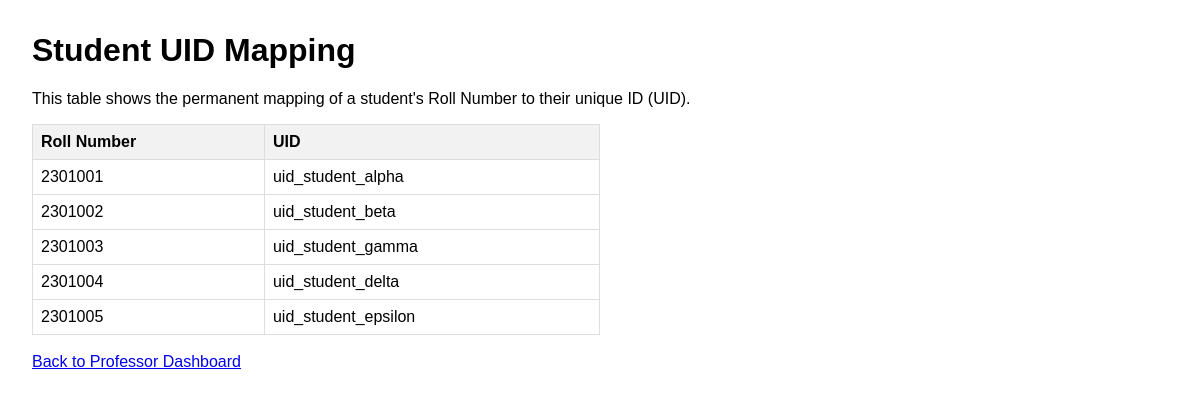
The page /working-table on the database as committed earlier.
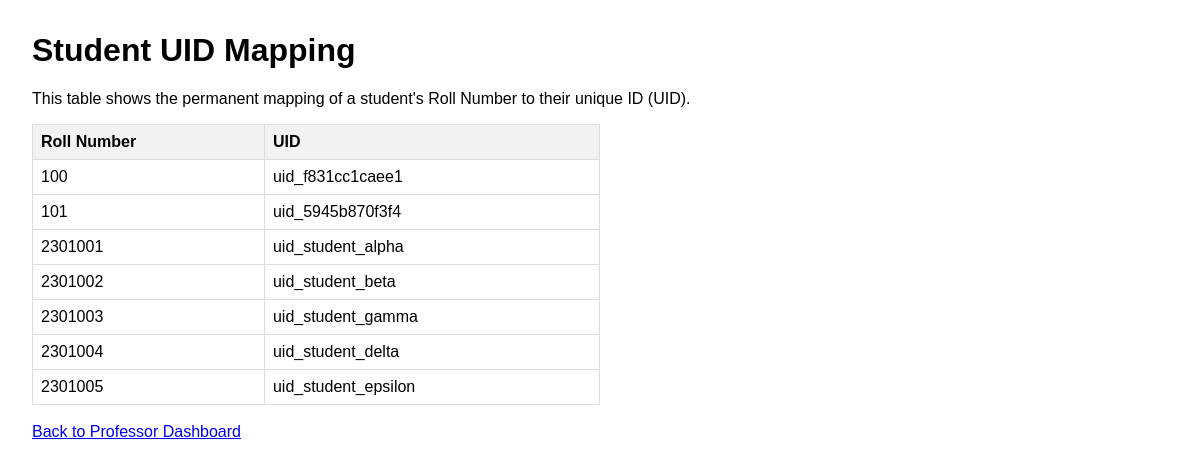
The same page on the database as committed later.
### tables this page shows
CREATE TABLE working_table (
        roll_no TEXT PRIMARY KEY,
        uid TEXT NOT NULL UNIQUE,
        device_token_hash TEXT 
    );

### app/routes.py (the view)
@bp.route('/working-table')
def working_table_page():
    student_data = services.get_working_table_data()
    return render_template('working_table.html', students=student_data)

### app/services.py (called while the page is built)
def get_db_connection():
    db_path = os.path.join(current_app.instance_path, 'database.db')
    conn = sqlite3.connect(db_path)
    conn.row_factory = sqlite3.Row
    return conn

def get_working_table_data():
    conn = get_db_connection()
    students = conn.execute('SELECT roll_no, uid FROM working_table ORDER BY roll_no').fetchall()
    conn.close()
    return students

### app/templates/working_table.html (shortened to what this page needs)
<!DOCTYPE html>
<html lang="en">
<head>
</head>
<body>
    <h1>Student UID Mapping</h1>
    <p>This table shows the permanent mapping of a student's Roll Number to their unique ID (UID).</p>
    <table>
        <thead>
            <tr>
                <th>Roll Number</th>
                <th>UID</th>
            </tr>
        </thead>
        <tbody>
            {% for student in students %}
            <tr>
                <td>{{ student.roll_no }}</td>
                <td>{{ student.uid }}</td>
            </tr>
            {% endfor %}
        </tbody>
    </table>
    <br>
    <a href="/professor">Back to Professor Dashboard</a>
</body>
</html>

### app/templates/working_table.html (style rules this page uses)
body { font-family: sans-serif; margin: 2em; }
table { width: 50%; border-collapse: collapse; }
th, td { border: 1px solid #dddddd; text-align: left; padding: 8px; }
th { background-color: #f2f2f2; }

Rows that differ between the two databases and show on the page:
added working_table: roll_no "100", uid "uid_f831cc1caee1"
added working_table: roll_no "101", uid "uid_5945b870f3f4"
